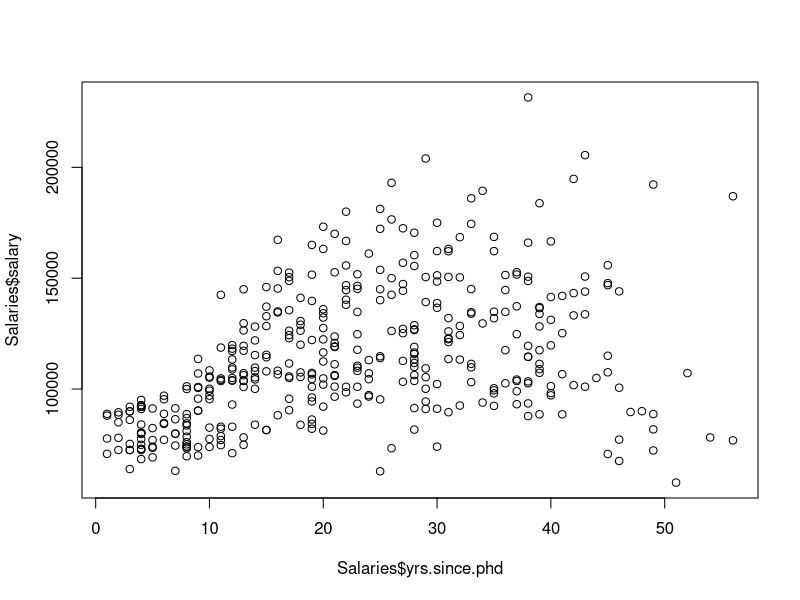
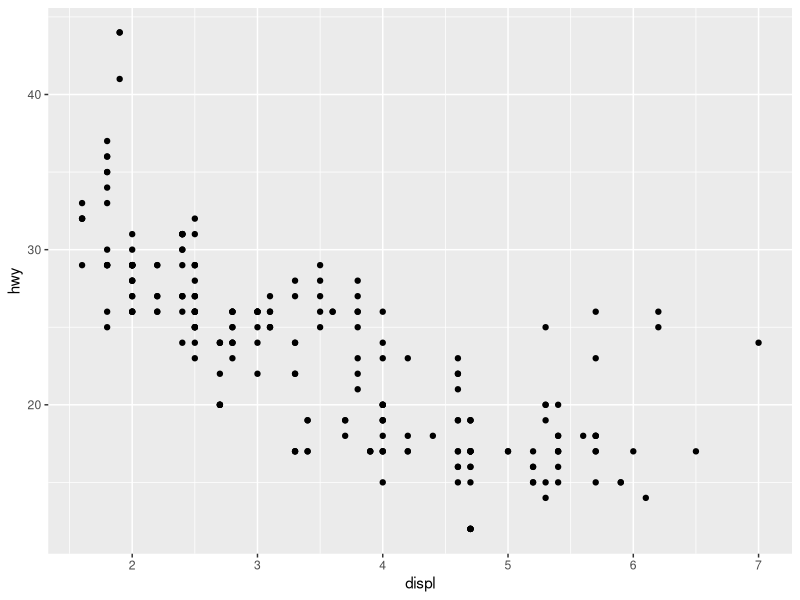
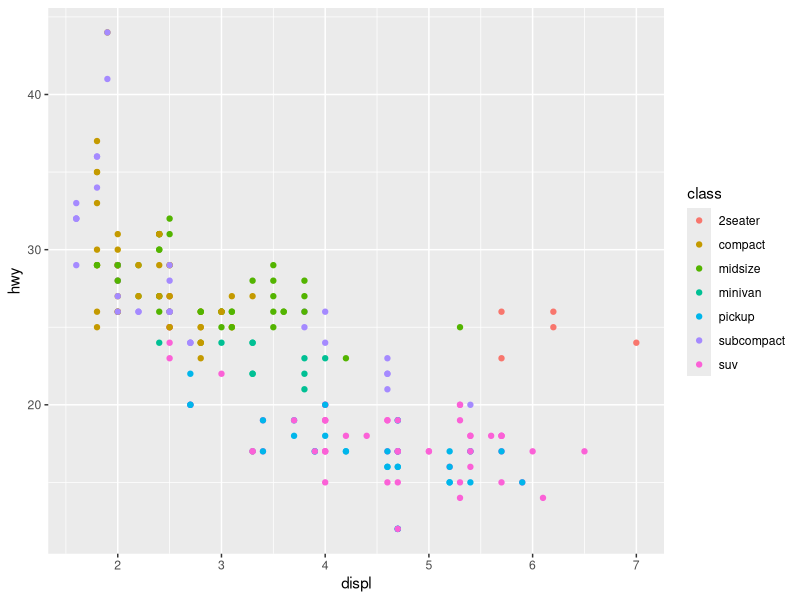
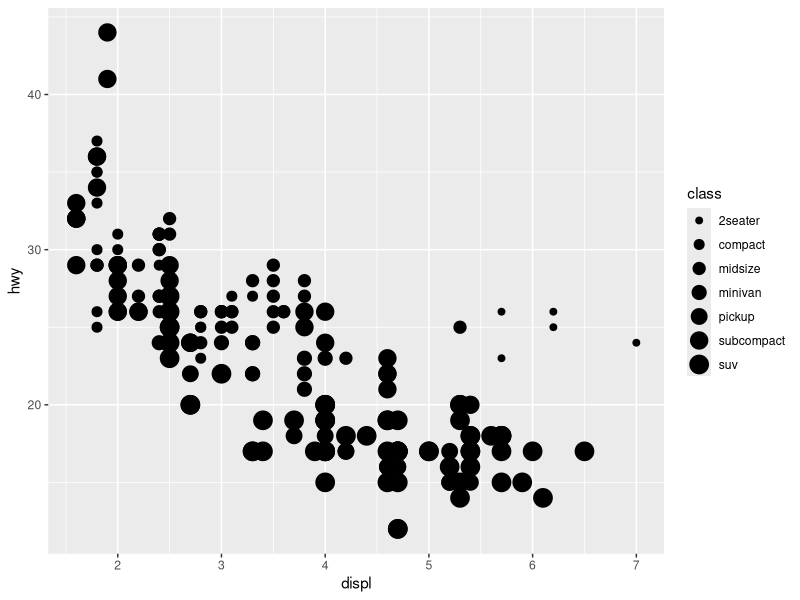
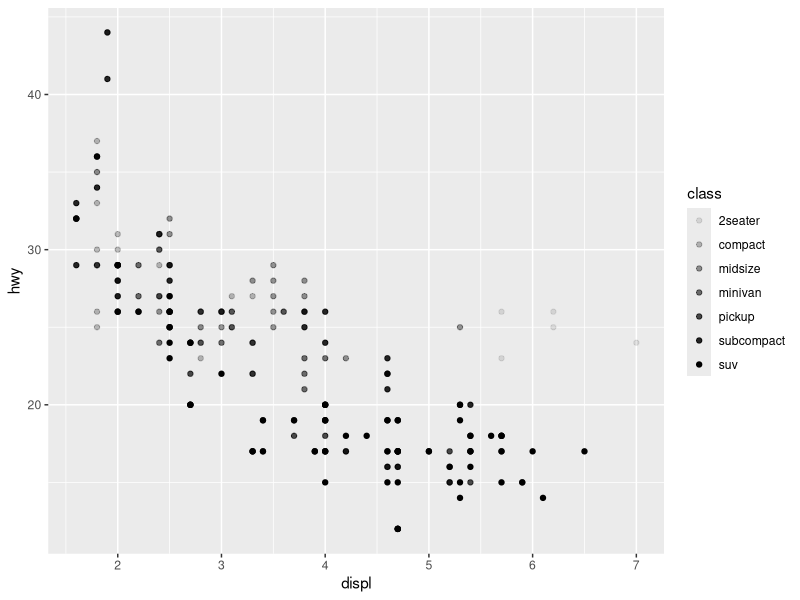
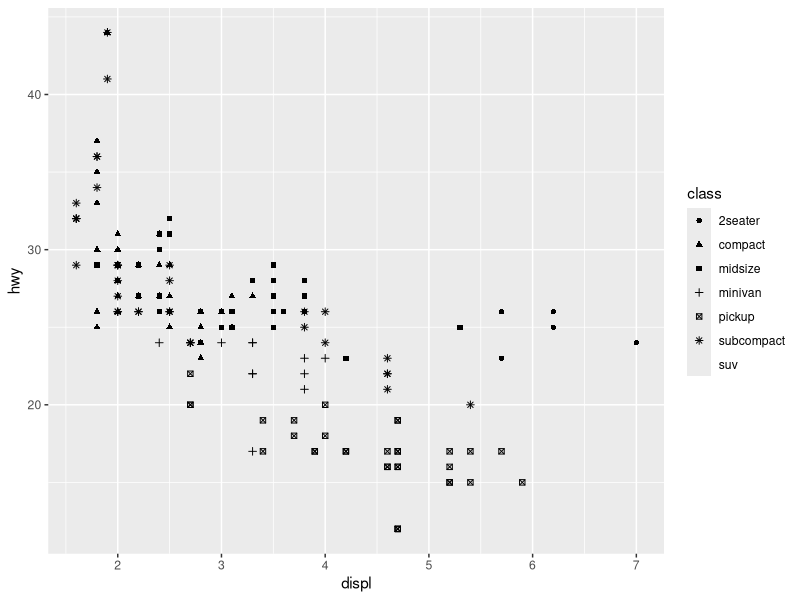
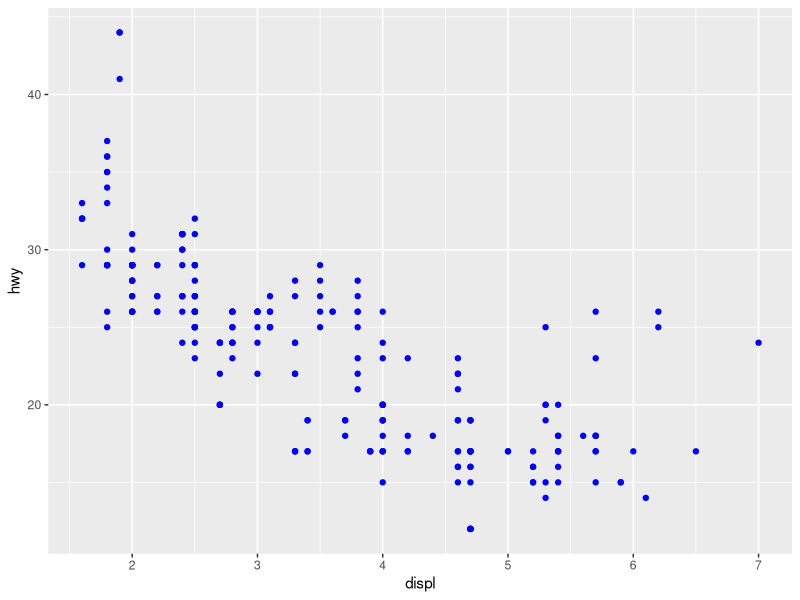
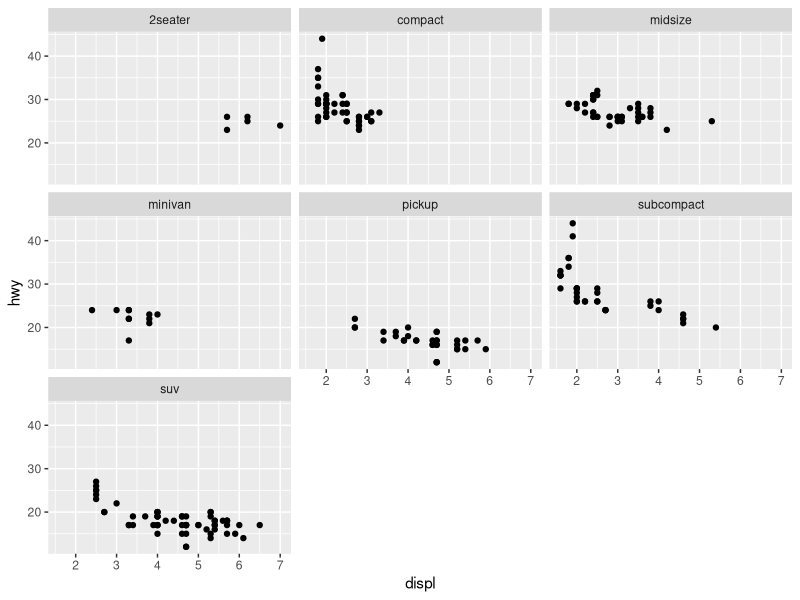

These charts were generated, in order, by the following R code:
# R code snippets from slides
# Slide file: CT0540/Data Visualisation


# Let's start with an example:
# ==========
library(car)    # install.packages("car") if needed
data(Salaries)
str(Salaries)


# Let's start with an example:
# ==========
plot(Salaries$yrs.since.phd, Salaries$salary)


# Let's go back to the example:
# ==========
with(Salaries, cor(salary, yrs.since.phd))
with(Salaries, cor(salary, yrs.service))


# Let's go back to the example:
# ==========
with(Salaries, cor.test(salary, yrs.since.phd))


# Load the data
# ==========
library(ggplot2) 
str(mpg)


# Creating a ggplot
# ==========
require(ggplot2)
ggplot(data = mpg) + 
  geom_point(mapping = aes(x = displ, y = hwy)) # scatterplot


# Aesthetic mappings
# ==========
ggplot(data = mpg) + 
  geom_point(mapping = aes(x = displ, y = hwy, color = class))


# Aesthetic mappings
# ==========
ggplot(data = mpg) + 
  geom_point(mapping = aes(x = displ, y = hwy, size = class))


# Aesthetic mappings
# ==========
ggplot(data = mpg) + 
  geom_point(mapping = aes(x = displ, y = hwy, alpha = class))


# Aesthetic mappings
# ==========
ggplot(data = mpg) + 
  geom_point(mapping = aes(x = displ, y = hwy, shape = class))


# Aesthetic mappings
# ==========
ggplot(data = mpg) + 
  geom_point(mapping = aes(x = displ, y = hwy), color = "blue")


# Facets
# ==========
ggplot(data = mpg) + 
  geom_point(mapping = aes(x = displ, y = hwy)) + 
  facet_wrap(~ class)


# Geometric Objects
# ==========
ggplot(data = mpg) + 
  geom_point(mapping = aes(x = displ, y = hwy))


# Geometric Objects
# ==========
ggplot(data = mpg) + 
  geom_smooth(mapping = aes(x = displ, y = hwy))


# Geometric Objects
# ==========
ggplot(data = mpg) + 
  geom_smooth(mapping = aes(x = displ, y = hwy, linetype = drv))


# Geometric Objects
# ==========
ggplot(data = mpg) +
  geom_smooth(mapping = aes(x = displ, y = hwy))


# Geometric Objects
# ==========
ggplot(data = mpg) +
  geom_smooth(mapping = aes(x = displ, y = hwy, group = drv))


# Geometric Objects
# ==========
ggplot(data = mpg) +
  geom_smooth(mapping = aes(x = displ, y = hwy, color = drv))


# Geometric Objects
# ==========
ggplot(data = mpg) +
  geom_smooth(mapping = aes(x = displ, y = hwy, color = drv, linetype = drv))


# Geometric Objects
# ==========
ggplot(data = mpg) + 
  geom_point(mapping = aes(x = displ, y = hwy)) +
  geom_smooth(mapping = aes(x = displ, y = hwy))


# Geometric Objects
# ==========
ggplot(data = mpg, mapping = aes(x = displ, y = hwy)) + 
  geom_point() + 
  geom_smooth()


# Geometric Objects
# ==========
ggplot(data = mpg, mapping = aes(x = displ, y = hwy)) + 
  geom_point(mapping = aes(color = class)) + 
  geom_smooth()


# Statistical Transformations
# ==========
ggplot(data = diamonds) + 
  geom_bar(mapping = aes(x = cut))


# Bar Charts
# ==========
ggplot(data = diamonds) + 
  geom_bar(mapping = aes(x = cut, colour = cut))


# Bar Charts
# ==========
ggplot(data = diamonds) + 
  geom_bar(mapping = aes(x = cut, fill = cut))


# Bar Charts
# ==========
ggplot(data = diamonds) + 
  geom_bar(mapping = aes(x = cut, fill = clarity))


# Position adjustments
# ==========
ggplot(data = diamonds) + 
  geom_bar(mapping = aes(x = cut, fill = clarity), position = "fill")


# Position adjustments
# ==========
ggplot(data = diamonds) + 
  geom_bar(mapping = aes(x = cut, fill = clarity), position = "dodge")


# Boxplots
# ==========
data(airquality)
airquality$Month <- factor(airquality$Month,
                           labels = c("May", "Jun", "Jul", "Aug", "Sep"))
head(airquality)


# Boxplots
# ==========
p = ggplot(airquality, aes(x = Month, y = Ozone)) +
        geom_boxplot()
p


# Boxplots
# ==========
p <- p + scale_x_discrete(name = "Month") +
        scale_y_continuous(name = "Mean ozone in parts per billion")
p


# Boxplots
# ==========
p = p + scale_y_continuous(name = "Mean ozone in\nparts per billion")
p


# Boxplots
# ==========
p = p + scale_y_continuous(name = "Mean ozone in\nparts per billion",
                              breaks = seq(0, 175, 25),
                              limits=c(0, 175))


# Boxplots
# ==========
p


# Boxplots
# ==========
p = p + ggtitle("Boxplot of mean ozone by month")
p


# Boxplots
# ==========
fill <- "gold1"
line <- "goldenrod2"

p <- ggplot(airquality, aes(x = Month, y = Ozone)) +
        geom_boxplot(fill = fill, colour = line) +
        scale_y_continuous(name = "Mean ozone in\nparts per billion",
                           breaks = seq(0, 175, 25),
                           limits=c(0, 175)) +
        scale_x_discrete(name = "Month") +
        ggtitle("Boxplot of mean ozone by month")

png("image.png")
p
dev.off()

# Boxplots
# ==========
p


# Boxplots
# ==========
p = p + theme_bw()
p
